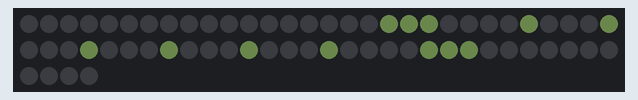
A sketch run on a simulated ATtiny85, built with avr-gcc and run on an emulated ATtiny85. Shown: 64 RGB LEDs in strip order, left to right, continuing on the next row. Dim RGB values are drawn brighter than linear; random numbers use the default seed unless the sketch sets one.

Above: at 0.11 s.
At 2.06 s:
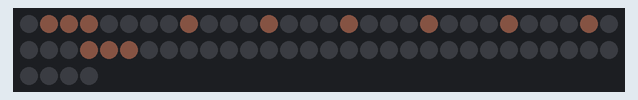
At 3.59 s:
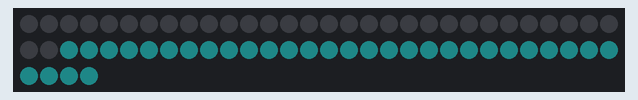
At 11.56 s:
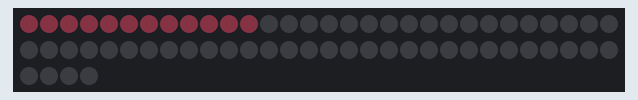
At 17.97 s:
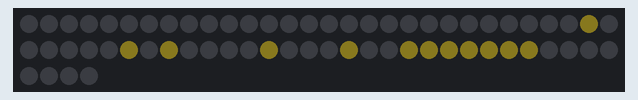
At 34.03 s:
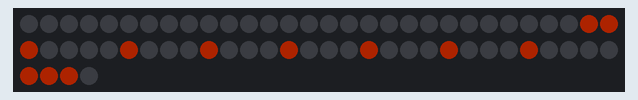

The sketch:

64x64_WS2812.ino
```cpp
#include <Adafruit_NeoPixel.h>
#define NUMPIXELS 64
#define PIN    0
#define Bright 10
#define RANDOMCOLOR 0
int a, c, x, y, i, l, rs;
int r, g, b, t, s;
Adafruit_NeoPixel strip = Adafruit_NeoPixel(NUMPIXELS, PIN, NEO_GRB + NEO_KHZ800);
void setup() {
  strip.begin();
}


void loop() {
  theshow();
}

//TheShow---------------------------------------------------------------
void theshow(){
  rs = random(0,5);
  if(rs == 1){
    BLINK(random(-1,3), random(10,50));
    }
  else if(rs == 2){
      for(int t = 0; t<random(5,20);t++){
        PKP(2,1);
        drawCircl();
        delay(200);
        clean();
        }
    }
  else if(rs == 3){
      for(int t = 0; t<random(5,20);t++){
        PKP(1,1);
        triangle();
        delay(200);
        clean();
        }
    }
  else if(rs == 4){
    PKP(0,1);
    for(a = 0;a < NUMPIXELS; a++){
      strip.setPixelColor(a,r,g,b);
      strip.show();
      delay(10);
      }
    for(a = 0;a < NUMPIXELS; a++){
      strip.setPixelColor(a,0,0,0);
      strip.show();
      delay(10);
      }
    }
/*  else if(rs == 5){
      for(int t = 0; t<random(5,20);t++){
        PKP(0);
        QM();
        delay(200);
        clean();
        delay(50);
        }
    }
    */
  else{
      for(int t = 0; t<random(5,10);t++){
        tColor(50, 10, 0);
        Wtriangle();
        delay(300);
        clean();
        delay(150);
        QM();
        delay(300);
        clean();
        delay(150);
        }
    }
rs = 0;
/*  else{

    }

  else{

    for(int z = 0;z < Bright;z++){
        for(a = 0;a < NUMPIXELS;a++){
        strip.setPixelColor(a,z,z,z);
        }
      strip.show();
      delay(20);
      }
    for(int z = Bright;z >= 0;z--){
        for(a = 0;a < NUMPIXELS;a++){
        strip.setPixelColor(a,z,z,z);
        }
      strip.show();
      delay(20);
      }
*/
}

//ColorSet--------------------------------------------------------------
void tColor(int Cr,int Cg, int Cb){
  r = Cr;
  g = Cg;
  b = Cb;
  }

//Value-----------------------------------------------------------------
void PKP(int Type, int Tc){
  if(Type == 0){
    x = 3;
    y = 3;
    }
    //t
  else if(Type == 1){
      x = int(random(3, 5));
      y = int(random(0, 5));
    }
    //c
  else if(Type == 2){
      x = int(random(2, 6));
      y = int(random(2, 6));
    }
  if(Tc == 1){tColor(random(1, Bright), random(1, Bright), random(1, Bright));};
  }

//Funktion--------------------------------------------------------------

void BLINK(int t,int s){
  tColor(50, 10, 0);
  for(int e = s;e > 0;e--){
    if(t == 0){
      QM();
      delay(50);
      clean();
      delay(10);
    }else if(t == 1){
      PKP(1,0);
      triangle();
      delay(50);
      clean();
      delay(10);
    }else if(t == 2){
      PKP(2,0);
      drawCircl();
      delay(50);
      clean();
      delay(10);
    }
  }
}
void clean(){
  for(a = 0;a <= NUMPIXELS;a++){strip.setPixelColor(a,0,0,0);}
  strip.show();
  }


//Shapes-----------------------------------------------------------------
//!------------------------------0
//0 1 2 x x 5 6 7--x
//1     x x     15
//2     x x     23
//3     x x     31
//4     x x     39
//5             47
//6     x x     55
//7     x x     63
//y
void QM(){
  for(a = 0;a <= 7;a++){
    if(a != 5){
      for(c = 0;c <= 1;c++){
      i = (a * 8) + 3 + c;
      strip.setPixelColor(i,r,g,b);
      }
    }
  }
  strip.show();
}
//circle----------------1
//0 1 2 3 4 5 6 7--x
//1             15
//2     x x x   23
//3   x       x 31
//4   x   36  x 39
//5   x       x 47
//6     x x x   55
//7             63
//y
void drawCircl(){
    for(a = 2;a > -3;a--){
      if(a == 2 || a == -2){
          for(c = 1;c > -2;c--){
            i = ((y - a) * 8) + x + c;
            strip.setPixelColor(i,r,g,b);
            }
      }else{
            i = ((y - a) * 8) + x + 2;
            strip.setPixelColor(i,r,g,b);
            i = ((y - a) * 8) + x - 2;
            strip.setPixelColor(i,r,g,b);
          }
      }
strip.show();
}

//triangle
//0 1 2 3 4 5 6 7--x
//1             15
//2       x     23
//3     x   x   31
//4   x   36  x 39
//5 x x x x x x x7
//6             55
//7             63
//y
//lim x 3-4 y 0-4
void triangle(){
  l = 0;
  for(a = 0; a < 4;a++){
    if(a != 3){
        i = ((y + a) * 8) + x - a;
        strip.setPixelColor(i,r,g,b);
        i = i + l;
        strip.setPixelColor(i,r,g,b);
        l += 2;
      }else if(a = 3){
        for(c = -3; c <= 3; c++){
        i = ((y + a) * 8) + x + c;
          strip.setPixelColor(i,r,g,b);
          }
        }
  }
  strip.show();
  }
//0 1 2 x x 5 6 7--x
//1     x x     15
//2   x     x   23
//3   x     x   31
//4 x         x 39
//5 x         x 47
//x             x5
//x x x x x x x x3
void Wtriangle(){
  tColor(50, 10, 0);
  l = 1;
  for(a = 0; a <= 6;a+=2){
    for(c = 0; c < 2;c++){
      for(int e = 0; e < 2;e++){
          i = ( a + c ) * 8 + 3 - a * 0.5 + l * e;
          strip.setPixelColor(i,r,g,b);
      }
    }
    l += 2;
    if(a == 6){
      for(int f = 0; f < 6;f++){
      i = 57 + f;
      strip.setPixelColor(i,r,g,b);
    }
      }
  }

  strip.show();
}

/*

 */
```
